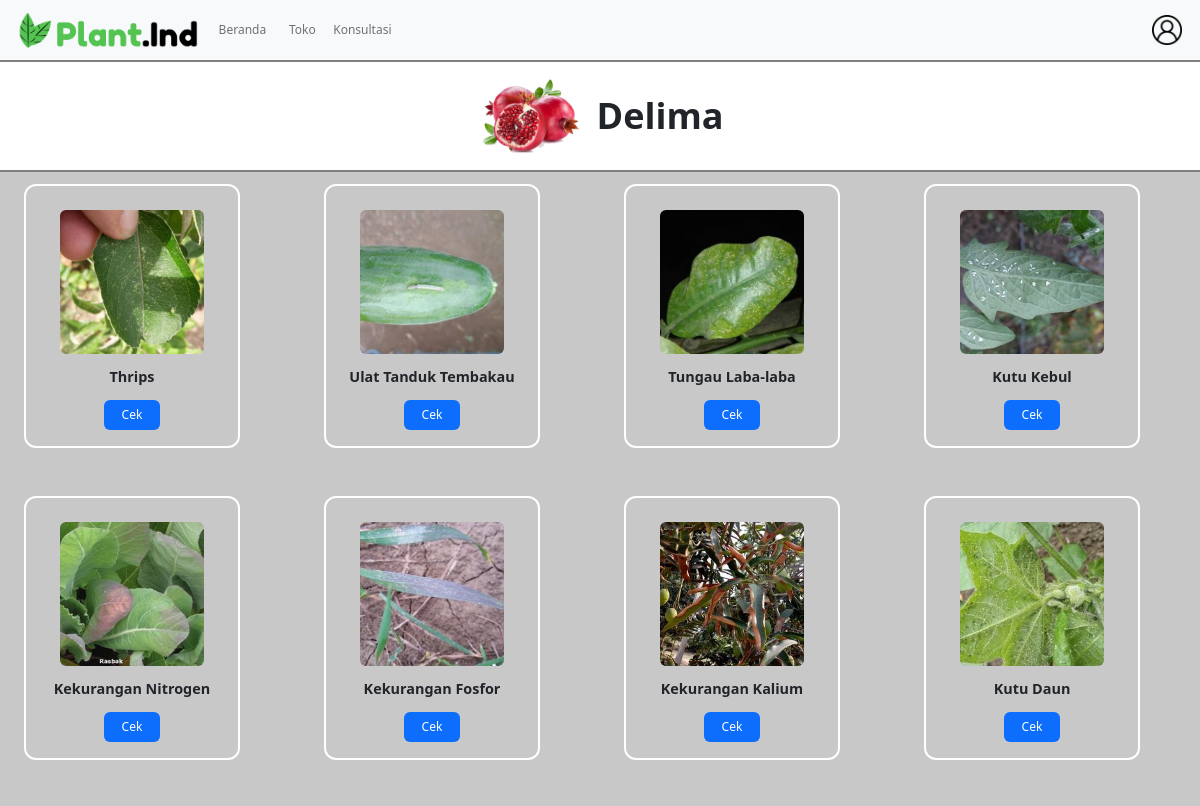
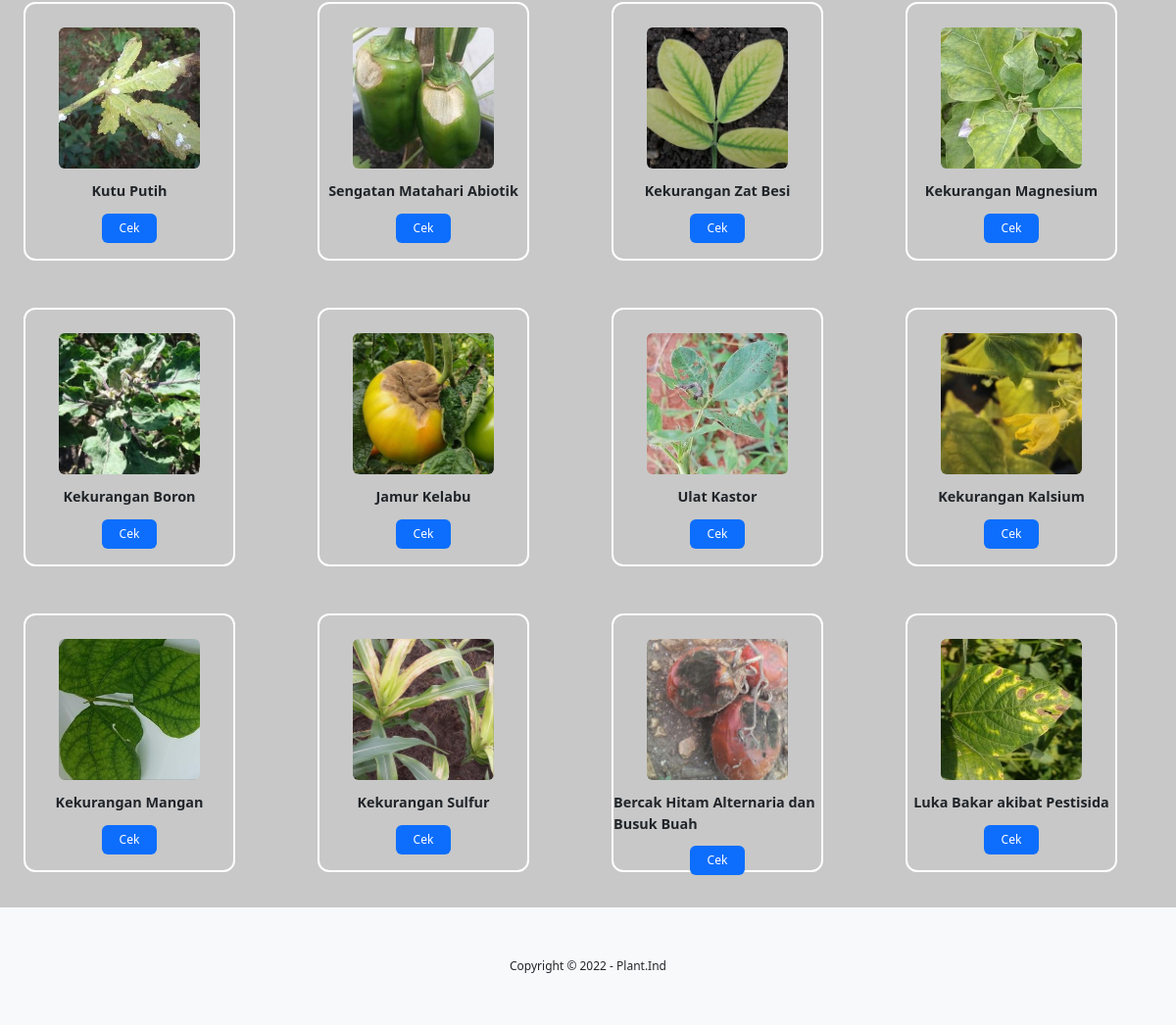
Page /consultation/penyakit.php?id=1 (signed in) on the committed database (2 pictures, top to bottom).
### tables this page shows
CREATE TABLE `buah` (
  `BuahID` int(100) NOT NULL,
  `NamaBuah` varchar(100) NOT NULL,
  `Harga` int(100) NOT NULL,
  `Gambar` varchar(100) NOT NULL,
  `gejala` int(11) NOT NULL
);

CREATE TABLE `penyakit` (
  `id` int(11) NOT NULL,
  `BuahID` int(11) NOT NULL,
  `penyakit` varchar(100) NOT NULL,
  `gejala` varchar(1000) NOT NULL,
  `penyebab` varchar(1000) NOT NULL,
  `gambar` varchar(100) NOT NULL
);

### consultation/penyakit.php (the view, shortened to what this page needs)
<?php
    include "../assets/connect.php";
    $idbuah = $_GET['id'];
    $ambil = $conn->query("SELECT * FROM buah WHERE BuahId = '$idbuah'");
    $pecah = $ambil->fetch_assoc();
?>
<!DOCTYPE html>
<html lang="en">
<head>
    <link rel="stylesheet" href="../assets/css/penyakit.css">
    <link href="https://cdn.jsdelivr.net/npm/bootstrap@5.2.0-beta1/dist/css/bootstrap.min.css" rel="stylesheet">
</head>
<body>
    <?php
        include ('../assets/navbar.php');
    ?>
    <div class="judul">
        <img src="../assets/shop/<?= $pecah['Gambar'] ?>">
        <p><?= $pecah['NamaBuah'] ?></p>
    </div>
    <div class="kontainer">
        <?php
            $sql = "SELECT * FROM penyakit WHERE BuahId = '$idbuah'";
            $query = mysqli_query ($conn, $sql);
            while($hasil = mysqli_fetch_object ($query)):
        ?>
        <div class="penyakit">
            <img src="../assets/penyakit/<?= $hasil->gambar ?>">
            <p class="nama"><?= $hasil->penyakit ?></p>
            <button type="button" class="btn btn-primary" data-bs-toggle="modal" data-bs-target="#staticBackdrop<?= $hasil->id ?>">
            Cek
            </button>
        </div>
        <?php
            endwhile;
        ?>
    </div>
    <?php
        include ('../assets/footer.php');
    ?>
</body>
</html>

### assets/css/penyakit.css (style rules this page uses)
.judul { display: flex; justify-content: center; align-items: center; border-top: 0.2vw solid grey; border-bottom: 0.2vw solid grey; }
.judul img { width: 9vw; margin-right: 1vw; }
.judul p { font-size: 3vw; font-weight: bold; margin-bottom: 0 !important; }
.kontainer { width: 100%; height: 130vw; background-color: rgb(200, 200, 200); display: grid; grid-template-columns: 25% 25% 25% 25%; }
.penyakit { display: flex; flex-direction: column; align-items: center; margin-left: 2vw; margin-bottom: 2vw; margin-top: 1vw; width: 18vw; height: 22vw; border: 0.2vw solid white; border-radius: 1vw; }
.penyakit img { width: 12vw; border-radius: 0.5vw; margin-top: 2vw; }
.penyakit .nama { font-size: 1.2vw; font-weight: bold; margin-top: 1vw; margin-bottom: 0 !important; }
button.btn { margin-top: 1vw; font-size: 1vw; padding: 0.5vw 1.5vw 0.5vw 1.5vw; border-radius: 0.5vw; border: none !important; }

### assets/css/navbar.css (style rules this page uses)
* { padding: 0; margin: 0; box-shadow: none !important; }

### rows in the picture
buah: Gambar (picture), NamaBuah "Delima"
penyakit: gambar (picture), penyakit "Thrips"
penyakit: gambar (picture), penyakit "Ulat Tanduk Tembakau"
penyakit: gambar (picture), penyakit "Tungau Laba-laba"
penyakit: gambar (picture), penyakit "Kutu Kebul"
penyakit: gambar (picture), penyakit "Kekurangan Nitrogen"
penyakit: gambar (picture), penyakit "Kekurangan Fosfor"
penyakit: gambar (picture), penyakit "Kekurangan Kalium"
penyakit: gambar (picture), penyakit "Kutu Daun"
penyakit: gambar (picture), penyakit "Kutu Putih"
penyakit: gambar (picture), penyakit "Sengatan Matahari Abiotik"
penyakit: gambar (picture), penyakit "Kekurangan Zat Besi"
penyakit: gambar (picture), penyakit "Kekurangan Magnesium"
penyakit: gambar (picture), penyakit "Kekurangan Boron"
penyakit: gambar (picture), penyakit "Jamur Kelabu"
penyakit: gambar (picture), penyakit "Ulat Kastor"
penyakit: gambar (picture), penyakit "Kekurangan Kalsium"
penyakit: gambar (picture), penyakit "Kekurangan Mangan"
penyakit: gambar (picture), penyakit "Kekurangan Sulfur"
penyakit: gambar (picture), penyakit "Bercak Hitam Alternaria dan Busuk Buah"
penyakit: gambar (picture), penyakit "Luka Bakar akibat Pestisida"
